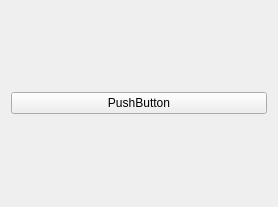
<?xml version="1.0" encoding="UTF-8"?>
<ui version="4.0">
 <class>Widget</class>
 <widget class="QWidget" name="Widget">
  <property name="geometry">
   <rect>
    <x>0</x>
    <y>0</y>
    <width>278</width>
    <height>207</height>
   </rect>
  </property>
  <property name="windowTitle">
   <string>Widget</string>
  </property>
  <layout class="QVBoxLayout" name="verticalLayout">
   <item>
    <widget class="QPushButton" name="pushButton">
     <property name="text">
      <string>PushButton</string>
     </property>
    </widget>
   </item>
  </layout>
 </widget>
 <resources/>
 <connections/>
</ui>
